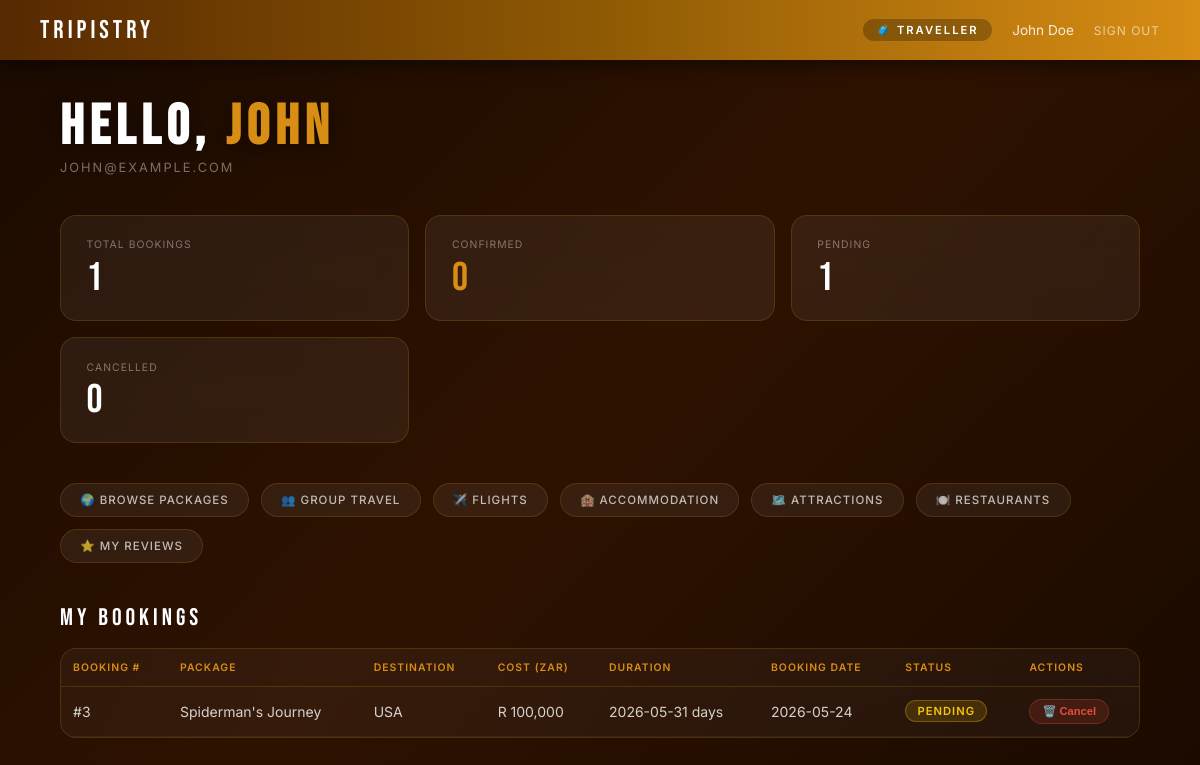
Page /traveller/dashboard.php (signed in) on the committed database.
### tables this page shows
CREATE TABLE `user_account` (
  `account_ID` int(11) NOT NULL,
  `traveler_ID` int(11) DEFAULT NULL,
  `username` varchar(50) DEFAULT NULL,
  `password` varchar(255) DEFAULT NULL,
  `email` varchar(100) DEFAULT NULL,
  `role` enum('traveller','agency') NOT NULL DEFAULT 'traveller',
  `agency_ID` int(11) DEFAULT NULL,
  `agency_name` varchar(100) DEFAULT NULL
);

CREATE TABLE `traveller` (
  `traveler_ID` int(11) NOT NULL,
  `first_name` varchar(50) DEFAULT NULL,
  `last_name` varchar(50) DEFAULT NULL,
  `birth_date` date DEFAULT NULL,
  `city` varchar(100) DEFAULT NULL,
  `street` varchar(100) DEFAULT NULL,
  `street_number` int(11) DEFAULT NULL,
  `postal_code` char(10) DEFAULT NULL
);

CREATE TABLE `solo_booking` (
  `solo_booking_ID` int(11) NOT NULL,
  `package_ID` int(11) NOT NULL,
  `agency_ID` int(11) NOT NULL,
  `traveler_ID` int(11) NOT NULL,
  `destination` varchar(255) DEFAULT NULL,
  `status` varchar(50) DEFAULT 'Pending',
  `booking_date` date DEFAULT curdate()
);

CREATE TABLE `travel_package` (
  `package_ID` int(11) NOT NULL,
  `package_name` varchar(100) DEFAULT NULL,
  `agency_ID` int(11) DEFAULT NULL,
  `flight_ID` int(11) DEFAULT NULL,
  `accomodation_ID` int(11) DEFAULT NULL,
  `total_cost_price` int(11) DEFAULT NULL,
  `duration` date DEFAULT NULL
);

CREATE TABLE `flight` (
  `flight_ID` int(11) NOT NULL,
  `airline_ID` int(11) DEFAULT NULL,
  `country` varchar(100) DEFAULT NULL,
  `flight_duration` int(11) DEFAULT NULL,
  `flight_date` date DEFAULT NULL,
  `is_domestic` tinyint(1) DEFAULT NULL,
  `is_international` tinyint(1) DEFAULT NULL
);

### traveller/dashboard.php (the view, shortened to what this page needs)
<?php
$pdo         = get_db();
$traveler_id = $_SESSION['traveler_id'];
$stmt = $pdo->prepare(
    'SELECT t.first_name, t.last_name, ua.email
     FROM traveller t
     JOIN user_account ua ON ua.traveler_ID = t.traveler_ID
     WHERE t.traveler_ID = ?'
);
$stmt->execute([$traveler_id]);
$traveller = $stmt->fetch();
$stmt = $pdo->prepare(
    'SELECT sb.*, tp.total_cost_price, tp.duration, f.country as destination, tp.package_name
     FROM solo_booking sb
     JOIN travel_package tp ON tp.package_ID = sb.package_ID
     LEFT JOIN flight f ON tp.flight_ID = f.flight_ID
     WHERE sb.traveler_ID = ?
     ORDER BY sb.solo_booking_ID DESC'
);
$stmt->execute([$traveler_id]);
$bookings = $stmt->fetchAll();
$confirmed = count(array_filter($bookings, fn($b) => $b['status'] === 'Confirmed'));
$pending   = count(array_filter($bookings, fn($b) => $b['status'] === 'Pending'));
$cancelled = count(array_filter($bookings, fn($b) => $b['status'] === 'Cancelled'));
$total     = count($bookings);
?>
<!DOCTYPE html>
<html lang="en">
<head>
<link rel="stylesheet" href="/tripistry/css/dashboard.css">
</head>
<body>
<nav class="nav">
  <a href="/tripistry/traveller/dashboard.php" class="nav-brand">Tripistry</a>
  <div class="nav-right">
    <span class="nav-badge">🧳 Traveller</span>
    <span class="nav-user"><?= htmlspecialchars($traveller['first_name'] . ' ' . $traveller['last_name']) ?></span>
    <a href="/tripistry/logout.php" class="nav-signout">Sign out</a>
  </div>
</nav>
<div class="page-content">
  <div class="page-header">
    <div>
      <h1 class="page-title">HELLO, <span><?= htmlspecialchars($traveller['first_name']) ?></span></h1>
      <p class="page-subtitle"><?= htmlspecialchars($traveller['email']) ?></p>
    </div>
  </div>
  <div class="stat-grid">
    <div class="stat-card">
      <div class="stat-label">Total bookings</div>
      <div class="stat-value"><?= $total ?></div>
    </div>
    <div class="stat-card">
      <div class="stat-label">Confirmed</div>
      <div class="stat-value gold"><?= $confirmed ?></div>
    </div>
    <div class="stat-card">
      <div class="stat-label">Pending</div>
      <div class="stat-value"><?= $pending ?></div>
    </div>
    <div class="stat-card">
      <div class="stat-label">Cancelled</div>
      <div class="stat-value"><?= $cancelled ?></div>
    </div>
  </div>
  <div class="quick-nav">
    <a href="/tripistry/traveller/browse.php">🌍 Browse Packages</a>
     <a href="/tripistry/traveller/group_bookings.php">👥 Group Travel</a>
    <a href="/tripistry/traveller/flights.php">✈️ Flights</a>
    <a href="/tripistry/traveller/accommodation.php">🏨 Accommodation</a>
    <a href="/tripistry/traveller/attractions.php">🗺️ Attractions</a>
    <a href="/tripistry/traveller/restaurants.php">🍽️ Restaurants</a>
    <a href="/tripistry/traveller/reviews.php">⭐ My Reviews</a>
  </div>
  <div class="section-title">My Bookings</div>
  <div class="table-wrap">
    <?php if (empty($bookings)): ?>
      <div class="empty-state">No bookings yet. <a href="/tripistry/traveller/browse.php">Browse packages</a></div>
    <?php else: ?>
      <table style="width: 100%; border-collapse: collapse;">
        <thead>
          <tr style="border-bottom: 1px solid rgba(216,141,20,0.2);">
            <th style="text-align: left; padding: 12px;">Booking #</th>
            <th style="text-align: left; padding: 12px;">Package</th>
            <th style="text-align: left; padding: 12px;">Destination</th>
            <th style="text-align: left; padding: 12px;">Cost (ZAR)</th>
            <th style="text-align: left; padding: 12px;">Duration</th>
            <th style="text-align: left; padding: 12px;">Booking Date</th>
            <th style="text-align: left; padding: 12px;">Status</th>
            <th style="text-align: left; padding: 12px;">Actions</th>
          </tr>
        </thead>
        <tbody>
          <?php foreach ($bookings as $b): ?>
          <tr style="border-bottom: 1px solid rgba(255,255,255,0.05);">
            <td style="padding: 12px;">#<?= htmlspecialchars($b['solo_booking_ID']) ?></td>
            <td style="padding: 12px;"><?= htmlspecialchars($b['package_name'] ?? '—') ?></td>
            <td style="padding: 12px;"><?= htmlspecialchars($b['destination'] ?? '—') ?></td>
            <td style="padding: 12px;">R <?= number_format($b['total_cost_price']) ?></td>
            <td style="padding: 12px;"><?= htmlspecialchars($b['duration']) ?> days</td>
            <td style="padding: 12px;"><?= htmlspecialchars($b['booking_date']) ?></td>
            <td style="padding: 12px;">
              <span class="badge badge-<?= strtolower(htmlspecialchars($b['status'])) ?>">
                <?= htmlspecialchars($b['status']) ?>
              </span>
            </td>
            <td style="padding: 12px;">
              <?php if ($b['status'] !== 'Cancelled'): ?>
              <form method="POST" action="" onsubmit="return confirm('Are you sure you want to cancel this booking? This action cannot be undone.');" style="display: inline;">
                <button type="submit" name="delete_booking" class="delete-btn">🗑️ Cancel</button>
              </form>
              <?php else: ?>
              <span style="color: rgba(255,255,255,0.3); font-size: 0.7rem;">Already cancelled</span>
              <?php endif; ?>
            </td>
          </tr>
          <?php endforeach; ?>
        </tbody>
      </table>
    <?php endif; ?>
  </div>
</div>
</body>
</html>

### css/dashboard.css (style rules this page uses)
html, body { margin: 0; padding: 0; min-height: 100vh; }
body { background: linear-gradient(135deg, #1a0a00, #2e1200, #1a0a00); background-attachment: fixed; min-height: 100vh; font-family: 'Inter', sans-serif; color: white; }
.nav { position: fixed; top: 0; left: 0; right: 0; height: 60px; background: linear-gradient(to right, #572901, #8f5a04, #d88d14); display: flex; align-items: center; justify-content: space-between; padding: 0 40px; z-index: 1000; box-shadow: 0 4px 20px rgba(0,0,0,0.5); }
.nav-brand { font-family: 'Bebas Neue', sans-serif; font-size: 1.6rem; letter-spacing: 4px; color: white; text-decoration: none; }
.nav-right { display: flex; align-items: center; gap: 20px; font-size: .8rem; }
.nav-badge { background: rgba(0,0,0,0.25); color: white; border-radius: 50px; padding: .25rem .85rem; font-size: .7rem; text-transform: uppercase; letter-spacing: 2px; font-weight: 600; }
.nav-user { color: rgba(255,255,255,0.85); font-size: .85rem; }
.nav-signout { color: rgba(255,255,255,0.6); text-decoration: none; font-size: .75rem; text-transform: uppercase; letter-spacing: 1px; transition: color .2s; }
.page-content { padding: 100px 60px 60px 60px; max-width: 1100px; margin: 0 auto; }
.page-header { display: flex; align-items: flex-end; justify-content: space-between; margin-bottom: 2.5rem; flex-wrap: wrap; gap: 1rem; }
.page-title { font-family: 'Bebas Neue', sans-serif; font-size: 3.5rem; letter-spacing: 6px; color: white; margin: 0 0 4px 0; text-shadow: 0 4px 20px rgba(0,0,0,0.5); line-height: 1; }
.page-title span { color: #d88d14; }
.page-subtitle { font-size: .8rem; color: rgba(255,255,255,0.4); letter-spacing: 2px; text-transform: uppercase; margin: 0; }
.stat-grid { display: grid; grid-template-columns: repeat(3, 1fr); gap: 1rem; margin-bottom: 2.5rem; }
.stat-card { background: rgba(255,255,255,0.06); backdrop-filter: blur(20px); border: 1px solid rgba(216,141,20,0.2); border-radius: 16px; padding: 1.4rem 1.6rem; transition: border-color .2s; }
.stat-label { font-size: .65rem; text-transform: uppercase; letter-spacing: .1em; color: rgba(255,255,255,0.4); margin-bottom: .4rem; }
.stat-value { font-family: 'Bebas Neue', sans-serif; font-size: 2.5rem; letter-spacing: 2px; color: white; line-height: 1; }
.stat-value.gold { color: #d88d14; }
.quick-nav { display: flex; gap: .75rem; margin-bottom: 2.5rem; flex-wrap: wrap; }
.quick-nav a { background: rgba(255,255,255,0.06); border: 1px solid rgba(216,141,20,0.2); border-radius: 50px; padding: .55rem 1.2rem; font-size: .72rem; font-weight: 500; text-transform: uppercase; letter-spacing: 1px; color: rgba(255,255,255,0.7); text-decoration: none; transition: background .2s, border-color .2s, color .2s; }
.section-title { font-family: 'Bebas Neue', sans-serif; font-size: 1.5rem; letter-spacing: 4px; color: white; margin-bottom: 1rem; }
.table-wrap { background: rgba(255,255,255,0.04); backdrop-filter: blur(20px); border: 1px solid rgba(216,141,20,0.2); border-radius: 16px; overflow: hidden; }
table { width: 100%; border-collapse: collapse; font-size: .875rem; }
thead tr { border-bottom: 1px solid rgba(216,141,20,0.2); }
th { text-align: left; padding: .9rem 1.3rem; font-size: .65rem; text-transform: uppercase; letter-spacing: .1em; color: #d88d14; font-weight: 600; }
td { padding: .9rem 1.3rem; color: rgba(255,255,255,0.8); border-bottom: 1px solid rgba(255,255,255,0.04); vertical-align: middle; }
tr:last-child td { border-bottom: none; }
.badge { display: inline-block; border-radius: 50px; padding: .2rem .7rem; font-size: .7rem; font-weight: 600; text-transform: uppercase; letter-spacing: 1px; }
.badge-pending { background: rgba(241,196,15,.15); color: #f1c40f; border: 1px solid rgba(241,196,15,.3); }

### traveller/dashboard.php (style rules this page uses)
.delete-btn { background: rgba(231,76,60,0.15); color: #e74c3c; border: 1px solid rgba(231,76,60,0.3); padding: 5px 12px; border-radius: 20px; cursor: pointer; font-size: 0.7rem; font-weight: 600; transition: all 0.2s; }

### rows in the picture
user_account: traveler_ID.last_name "John Doe", traveler_ID.first_name "John", email "JOHN@EXAMPLE.COM"
solo_booking: status "0", status "1", solo_booking_ID "3", package_ID.package_name "Spiderman's Journey", flight.country "USA", package_ID.total_cost_price "100,000", package_ID.duration "2026-05-31", booking_date "2026-05-24", status "PENDING"

### other values in the picture
$total "1"
